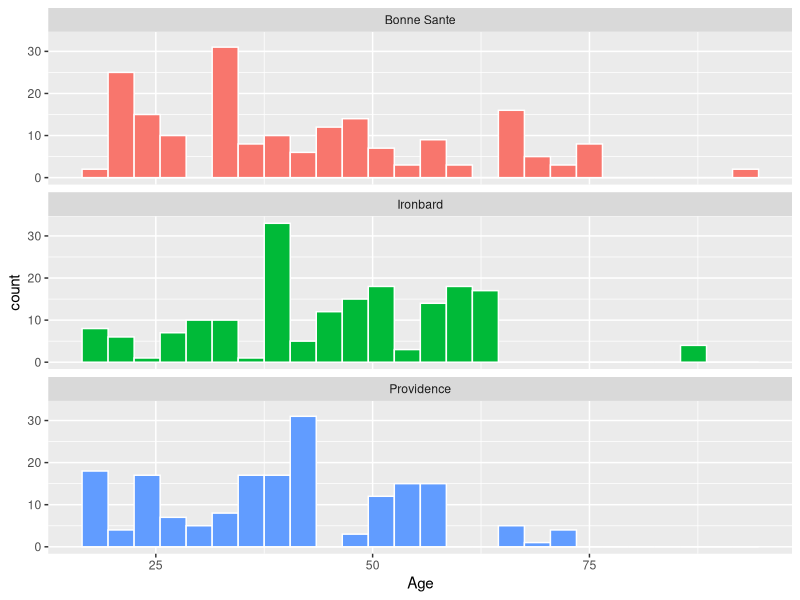
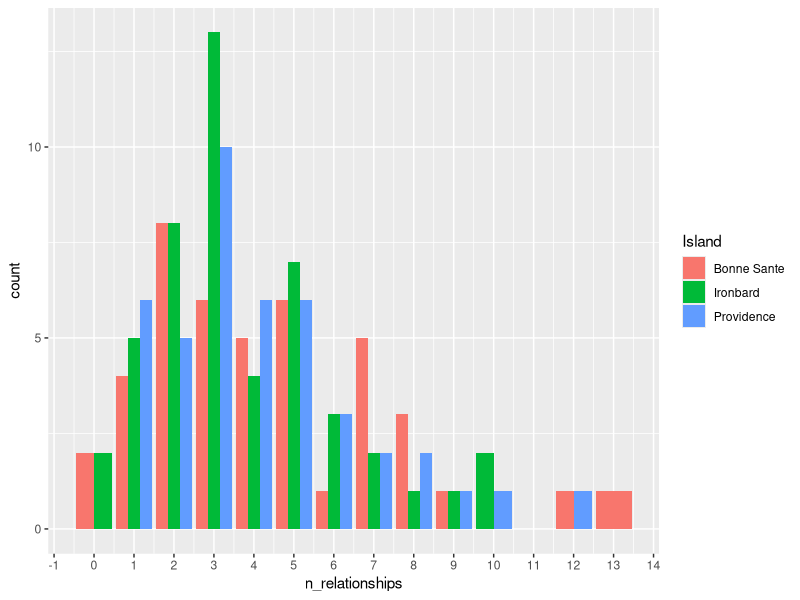
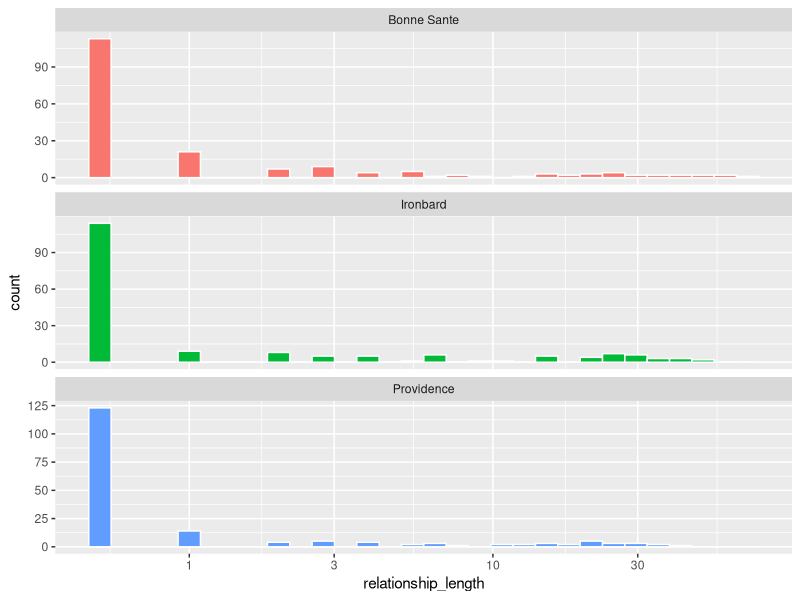
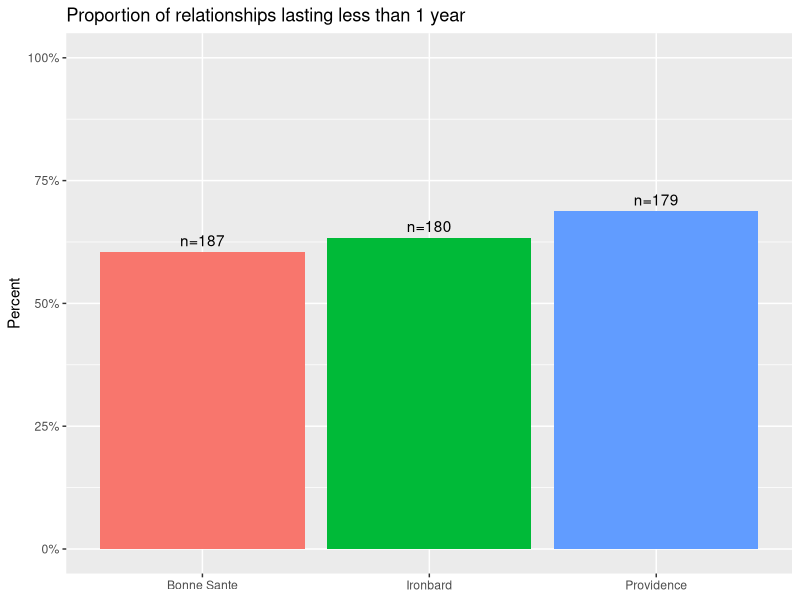
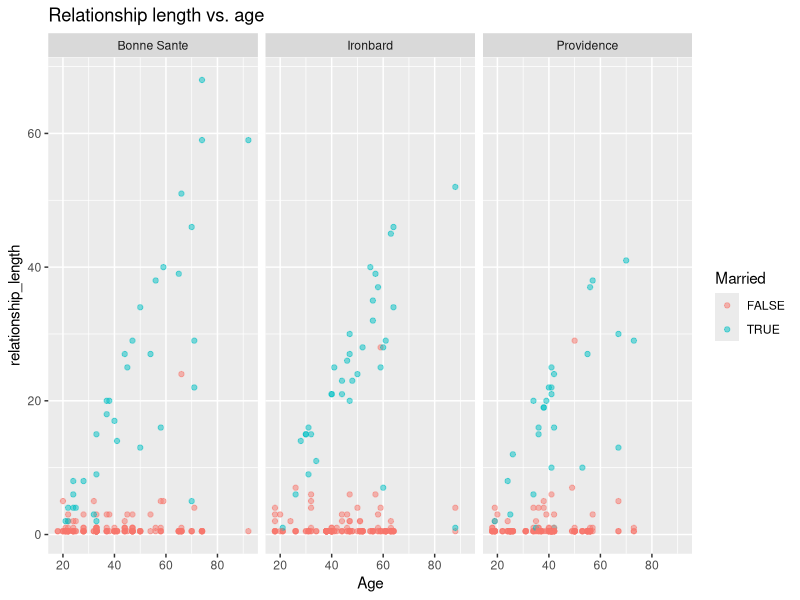

Generate these figures, in order, with R:
## ---- chunk 1
knitr::opts_chunk$set(echo = TRUE)
## ---- chunk 2
library(tidyverse)

df_raw <- read_csv("../data/main_sheet.csv")
## ---- chunk 3
days_per_year <- 28  # A year is 28 days not 365

convert_length <- function(x) {
  m <- str_match(x, "(\\d+)\\+?\\s*(day|year)")
  num  <- as.numeric(m[, 2]) # pull out the number
  unit <- m[, 3] # pull out the unit (day or year)
  
  years <- case_when(
    unit == "day" ~ floor(num / days_per_year),
    unit == "year" ~ num
  )
  
  case_when(
    is.na(unit) ~ x, # don't change entries that are already just a number or <1
    unit == "day" & years < 1 ~ "<1",
    TRUE ~ as.character(years)
  )
}
## ---- chunk 4
df <- df_raw %>%
  rename(
    birth_island = `Birth island`,
    relationship_length = `Relationship Length`
  ) %>%
  mutate(relationship_length = convert_length(relationship_length)) %>% # convert to standard format
  mutate(
    relationship_length = case_when(
      relationship_length == "none" ~ NA_real_,
      relationship_length == "<1" ~ 0.5, # so it shows up on a numerical axis
      TRUE ~ as.numeric(relationship_length)
    ),
    Married = Married == "yes" | Married == "Yes",
    Island = case_when(
      Island == "Bonne Santé" ~ "Bonne Sante",
      TRUE ~ Island
    )
    )

df_people <- df %>%
  group_by(Name, Age, House, City, Island) %>%
  summarise(
    n_relationships = sum(!is.na(relationship_length)),
    ever_married = any(Married),
    .groups = "drop"
  )
## ---- chunk 5
df$relationship_length
## ---- chunk 6
df %>%
  ggplot(aes(Age, fill = Island)) +
  geom_histogram(binwidth = 3, color = "white") +
  facet_wrap(~Island, ncol = 1) +
  theme(legend.position = "none")
## ---- chunk 7
df_people %>%
  ggplot(aes(n_relationships, fill = Island)) +
  geom_bar(position = "dodge") +
  scale_x_continuous(breaks = scales::breaks_width(1))
## ---- chunk 8
df %>%
  filter(!is.na(relationship_length)) %>%
  ggplot(aes(relationship_length, fill = Island)) +
  geom_histogram(bins = 30, color = "white") +
  scale_x_log10() +
  facet_wrap(~Island, ncol = 1, scales = "free_y") +
  theme(legend.position = "none")
## ---- chunk 9
df_short_rel <- df %>%
  filter(!is.na(relationship_length)) %>%
  mutate(short_rel = relationship_length < 1) %>%
  group_by(Island) %>%
  summarise(prop_short = mean(short_rel), n = n())

df_short_rel %>%
  ggplot(aes(Island, prop_short, fill = Island)) +
  geom_col() +
  geom_text(aes(label = paste0("n=", n)), vjust = -0.5) +
  scale_y_continuous(labels = scales::percent, limits = c(0, 1)) +
  labs(title = "Proportion of relationships lasting less than 1 year",
       x = NULL, y = "Percent") +
  theme(legend.position = "none")
## ---- chunk 10
df %>%
  filter(!is.na(relationship_length)) %>%
  ggplot(aes(Age, relationship_length, color = Married)) +
  geom_point(alpha = 0.5) +
  facet_wrap(~Island) +
  labs(title = "Relationship length vs. age")
